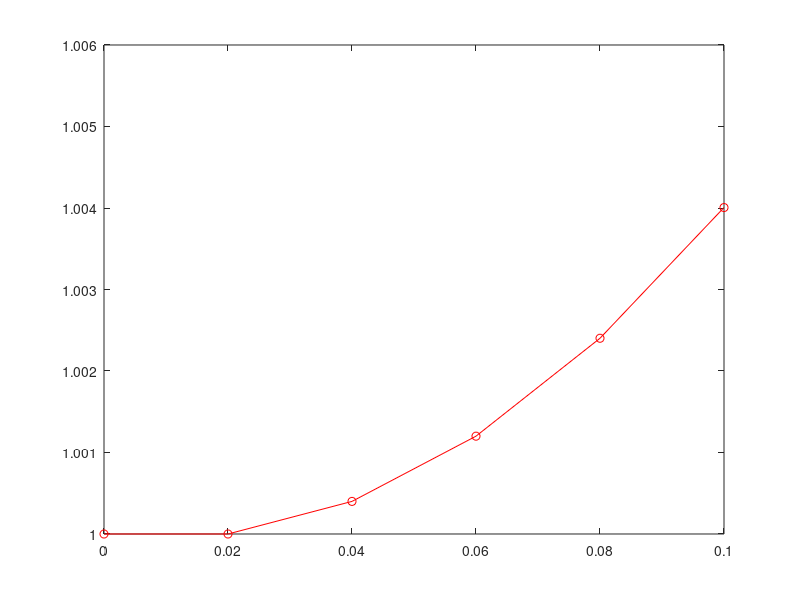

Write the MATLAB code that produced this figure.
%Euler's method to find y(0.1) for the ode dy/dx = xy, where y(0)=1
f=@(x,y)(x*y);

h = 0.02;
x = 0:h:0.1;
n = length(x);
y(1) = 1;

for i = 1:n-1
  y(i+1) = y(i)+h*f(x(i), y(i));
end

for i = 1:n
  fprintf('%f\t %f\n', x(i), y(i));
end

plot(x, y, 'r-o');
